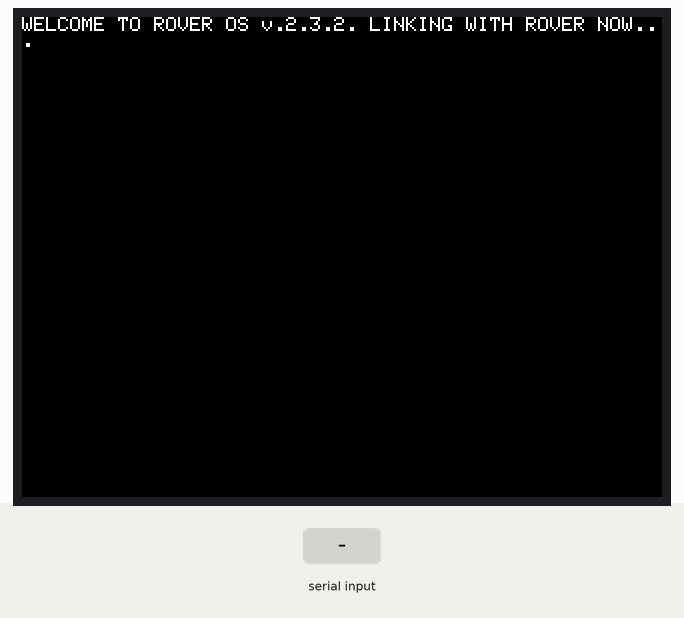
Simulated run of this sketch. Board: Arduino Uno, built with avr-gcc and run on an emulated ATmega328P. Parts: 320×240 colour display. The inputs (shaded band) are chosen by the test bench.

Above: at 5.6 s.
At 14.1 s:
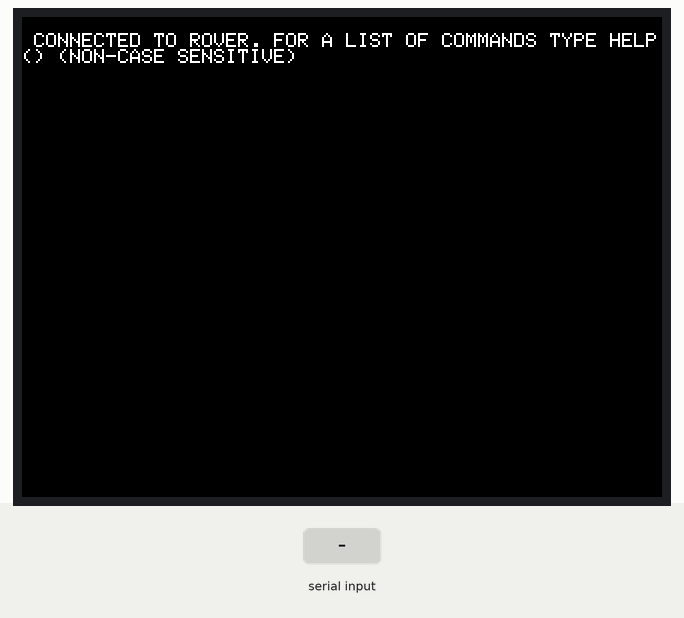
16.5 s: "1" received over Serial
At 17.4 s:
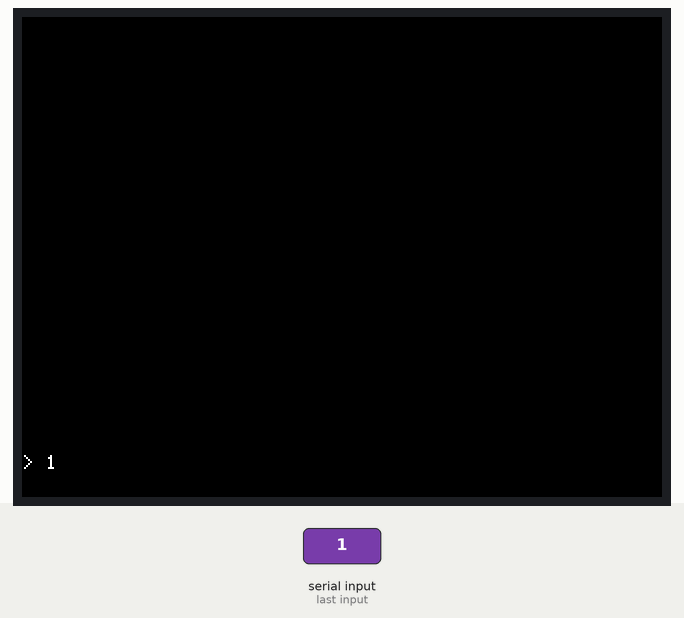

Measured:
- after the input at 16.5 s, the display: changes at once (image 2)
- what the display in image 0 shows lasts 1.1 s, from 5.5 s to 6.6 s
- what the display in image 1 shows lasts 1.1 s, from 14.1 s to 15.2 s

The sketch:

Hacking.ino
```cpp
//ToDo:
/*
   Scrolling text(text scrolls when screen is full)
   Commands

*/
#include <Adafruit_TFTLCD.h>
#include <Adafruit_GFX.h>
#include <TouchScreen.h>

#define LCD_CS A3
#define LCD_CD A2
#define LCD_WR A1
#define LCD_RD A0
#define LCD_RESET A4

#define TS_MINX 204
#define TS_MINY 195
#define TS_MAXX 948
#define TS_MAXY 910

#define YP A2  // must be an analog pin, use "An" notation!
#define XM A3  // must be an analog pin, use "An" notation!
#define YM 8   // can be a digital pin
#define XP 9   // can be a digital pin

#define BLACK   0x0000
#define BLUE    0x001F
#define RED     0xF800
#define GREEN   0x07E0
#define CYAN    0x07FF
#define MAGENTA 0xF81F
#define YELLOW  0xFFE0
#define WHITE   0xFFFF

bool recieveInput = true;
int commandCursorY = 219;

Adafruit_TFTLCD tft(LCD_CS, LCD_CD, LCD_WR, LCD_RD, LCD_RESET);
TouchScreen ts = TouchScreen(XP, YP, XM, YM, 300);
String commandString = "> ";
void initScreen() {
  tft.reset();
  tft.begin(0x9325);
  tft.setAddrWindow(0, 0, 240, 320);
  tft.setRotation(1);
  tft.setTextSize(1);

  tft.fillScreen(BLACK);
  //Boot  sequence
  recieveInput=false;
  String bootText="WELCOME TO ROVER OS v.2.3.2. LINKING WITH ROVER NOW...";
  String bootText2="CONNECTED TO ROVER. FOR A LIST OF COMMANDS TYPE HELP() (NON-CASE SENSITIVE)";
  for(int i=0; i<bootText.length(); i++){
    tft.print(bootText.charAt(i));
    delay(100);
  }
  delay(1000);
  tft.setTextColor(BLACK);
  tft.setCursor(0,0);

  tft.print(bootText);
  tft.setTextColor(WHITE);
  for(int i=0; i<bootText2.length(); i++){
    tft.print(bootText2.charAt(i));
    delay(100);
  }
  delay(1000);
  tft.setCursor(0,0);
  tft.setTextColor(BLACK);
  tft.print(bootText2);
  recieveInput=true;
  clearScreen();
}

void clearScreen() {
  tft.fillScreen(BLACK);
  commandString = "> ";
  tft.setTextColor(WHITE);
  tft.setCursor(0,commandCursorY);
  tft.print(commandString);
}

void SendCommand(String command){
    commandString="Sending command...";
    tft.setTextColor(WHITE);
    tft.setCursor(0, commandCursorY);
    tft.print(commandString);
    delay(1000);
    Serial.println("cmd: "+command);
    tft.setTextColor(BLACK);
    tft.setCursor(0, commandCursorY);
    tft.print(commandString);
    commandString="> ";
    tft.setTextColor(WHITE);
    tft.setCursor(0,commandCursorY);
    tft.print(commandString);
    recieveInput=true;
}

void updateCommandString(String c) {
  //Set color black
  tft.setTextColor(BLACK);
  //'Overwrite' the current white text of the command (effectively erasing it). This is more efficient than using fillScreen because it's much quicker
  tft.setCursor(0, commandCursorY);
  tft.print(commandString);
  if(c!="\b" && c!="\r" && c!="sendcommand"){
    commandString.concat(c);
  } else if(c=="\b" && commandString.length()>2) {
    commandString.remove(commandString.length()-1);
  } else if (c=="\r"){
    recieveInput=false;
    String c=commandString;
    String command =commandString.substring(2);
    command.toLowerCase();
    SendCommand(command);
    return;
  }
  //Write the new command in white text.
  tft.setTextColor(WHITE);
  tft.setCursor(0, commandCursorY);
  tft.print(commandString);
}


void setup() {
  Serial.begin(9600);
  initScreen();
  Serial.setTimeout(10);

}


void loop() {
  if(Serial.available()>0 && recieveInput){
      updateCommandString(Serial.readString().substring(0,1));
  }
}
```
